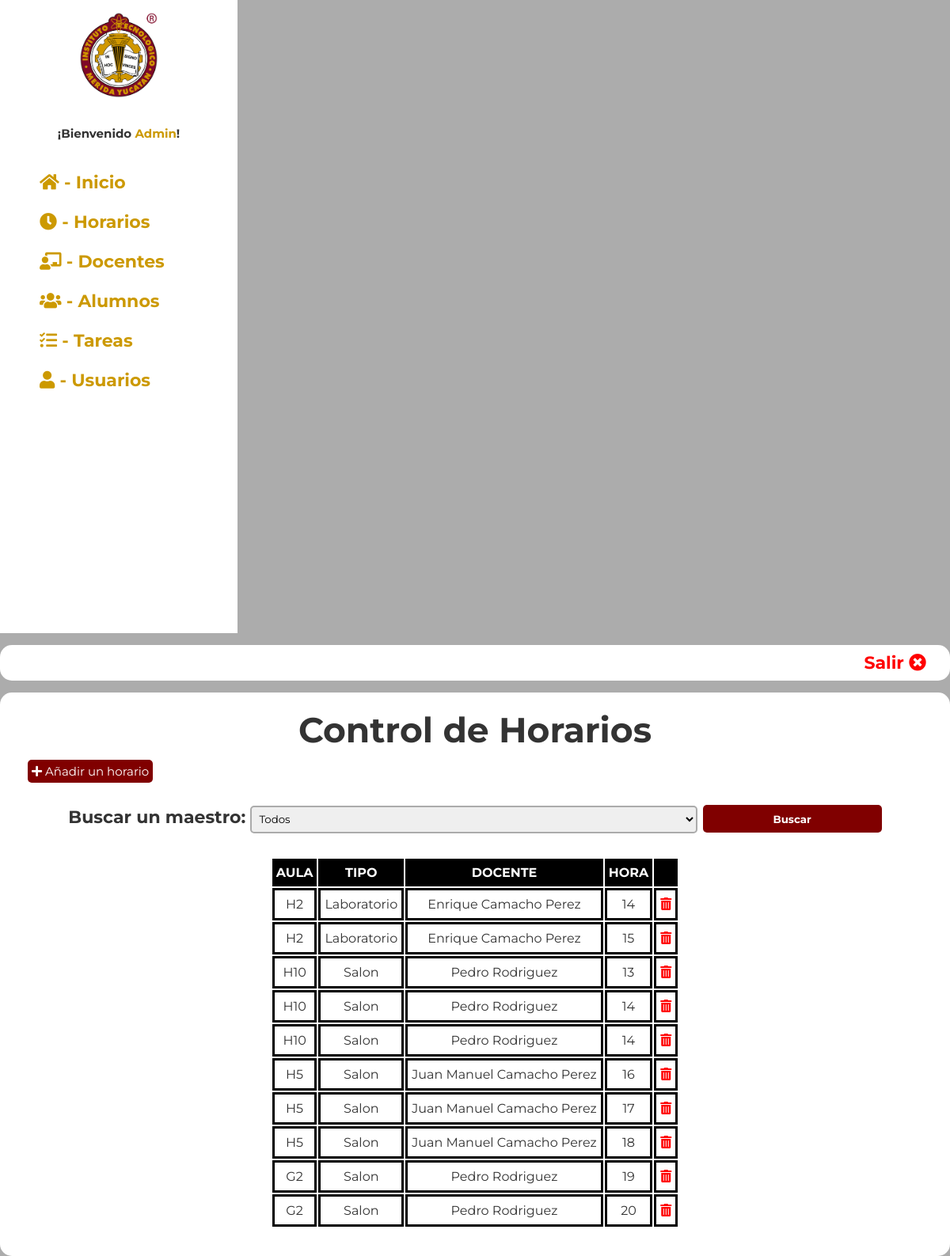
The page /admin/salones.php (signed in) on the database its author committed.
### tables this page shows
CREATE TABLE `lunes` (
  `id` int(5) NOT NULL,
  `aula` int(5) DEFAULT NULL,
  `maestro` int(5) DEFAULT NULL,
  `clima` varchar(255) DEFAULT NULL,
  `hora` int(11) DEFAULT NULL
);

CREATE TABLE `aulas` (
  `id_aula` int(5) NOT NULL,
  `aula` varchar(5) DEFAULT NULL,
  `tipo` varchar(50) DEFAULT NULL,
  `estado` varchar(255) DEFAULT NULL,
  `clima` varchar(255) DEFAULT NULL
);

CREATE TABLE `docentes` (
  `id_docente` int(5) NOT NULL,
  `nombres` varchar(255) DEFAULT NULL,
  `apellidos` varchar(255) DEFAULT NULL,
  `jefatura` varchar(255) DEFAULT NULL
);

### admin/salones.php (the view, shortened to what this page needs)
<!DOCTYPE html>
<html lang="en">
<head>
    <link rel="stylesheet" href="https://cdnjs.cloudflare.com/ajax/libs/font-awesome/5.15.4/css/all.min.css"/>
    <link rel="stylesheet" href="styles.css"/>
</head>
<body class="panel">
    <div class="contenedor">
        <?php include "menu_panel.php"?>
        <div class="cont_panel">
            <div class="header_panel">
                <a href="salir.php">Salir <i class="fas fa-times-circle"></i></a>
            </div>
            <div class="info_panel">
                <h1>Control de Horarios</h1>
                <br>
                <div class="cont_info">
                <a href="crear_horario.php" class="btn"><i class="fas fa-plus"></i> Añadir un horario</a><br><br>
                <form class="buscar" action="" method="get">
                    <label for="" class="bs_docente">Buscar un maestro:</label>
                    <select name="busca_docente" class="bs_docentes">
                        <option value="">Todos</option>
                    </select>
                    <button type="submit" name="buscar">Buscar</button>
                </form><br>
                <table class="tablaspanel">
                        <tr>
                            <th>AULA</th>
                            <th>TIPO</th>
                            <th>DOCENTE</th>
                            <th>HORA</th>
                            <th colspan="2"></th>
                        </tr>
                        <?php date_default_timezone_set('America/Mexico_City');
                            $dia_semana = 'lunes';
                            ?>
                        <?php require "conexion.php";
                        if (isset($_GET['buscar']) and $_GET['busca_docente']) {
                            $maestro = $_GET['busca_docente'];
                            $todos_datos = "SELECT * FROM $dia_semana
                            INNER JOIN aulas ON $dia_semana.aula = aulas.id_aula
                            INNER JOIN docentes ON $dia_semana.maestro = docentes.id_docente
                            WHERE nombres LIKE '%$maestro%'";
                        } else {
                            $todos_datos = "SELECT * FROM $dia_semana
                            INNER JOIN aulas ON $dia_semana.aula = aulas.id_aula
                            INNER JOIN docentes ON $dia_semana.maestro = docentes.id_docente";
                        }
                        $resultado = mysqli_query($conectar, $todos_datos);
                        while ($fila = mysqli_fetch_assoc($resultado)){
                        ?>
                            <tr>
                                <td>
                                    <?php echo $fila['aula']; ?>
                                </td>
                                <td><?php echo $fila['tipo']; ?></td>
                                <td><?php echo $fila['nombres']; ?> <?php echo $fila['apellidos']; ?></td>
                                <td><?php echo $fila['hora']; ?></td>
                                <td><a class="eliminar" href="#" onClick="validar('eliminar_aula.php?id=<?php echo $fila['id_aula']; ?>')"><i class="fas fa-trash-alt"></i></a></td>
                            </tr>
                        <?php }?>
                    </table>
                </div>
            </div>
        </div>
    </div>
</body>
</html>

### admin/styles.css (style rules this page uses)
* { margin: 0; padding: 0; box-sizing: border-box; font-family: 'Montserrat', sans-serif; }
:root { --color1: #800000; --color2: #c90; --color3: #999999; }
body { padding: 50px; font-family: Arial, Helvetica, sans-serif; font-size: 22px; line-height:25px; color: #333; margin: auto; }
.campos form input, button, select, textarea { width: 100%; height: 35px; margin: 5px 0; padding: 5px; color: #000000; border-radius: 5px; border: #ababab 2px solid; }
.btn { background-color: var(--color1); color: white; border: none; text-decoration: none; padding: 5px; border-radius: 5px; font-size: 15px; }
.header_panel { text-align: right; background-color: white; border-radius: 15px; padding: 10px; }
.header_panel a { color: red; font-weight: bold; text-decoration: none; margin-right: 20px; }
.panel { padding: 0; background-color: #acacac; }
.cont_panel { width: 1200px; margin-top: 15px; vertical-align: top; display: inline-block; }
.info_panel { text-align: center; padding: 35px; background-color: white; border-radius: 15px; margin-top: 15px; }
.cont_info { text-align: left; }
.tablaspanel { margin: auto; font-size: 16px; text-align: center; }
.tablaspanel td { border: black 3px solid; padding: 5px; }
.tablaspanel th { background-color: black; color: #fff; padding: 5px; }
.eliminar { color: red; }
.bs_docentes { width: 50%; }
.buscar { text-align: center; font-weight: bold; }
.buscar button { width: 20%; background-color: var(--color1); color: white; font-weight: bold; border: none; }

### rows shown on the page
lunes: aula.aula "H2", aula.tipo "Laboratorio", maestro.nombres "Enrique", maestro.apellidos "Camacho Perez", hora "14"
lunes: aula.aula "H2", aula.tipo "Laboratorio", maestro.nombres "Enrique", maestro.apellidos "Camacho Perez", hora "15"
lunes: aula.aula "H10", aula.tipo "Salon", maestro.nombres "Pedro", maestro.apellidos "Rodriguez", hora "13"
lunes: aula.aula "H10", aula.tipo "Salon", maestro.nombres "Pedro", maestro.apellidos "Rodriguez", hora "14"
lunes: aula.aula "H10", aula.tipo "Salon", maestro.nombres "Pedro", maestro.apellidos "Rodriguez", hora "14"
lunes: aula.aula "H5", aula.tipo "Salon", maestro.nombres "Juan Manuel", maestro.apellidos "Camacho Perez", hora "16"
lunes: aula.aula "H5", aula.tipo "Salon", maestro.nombres "Juan Manuel", maestro.apellidos "Camacho Perez", hora "17"
lunes: aula.aula "H5", aula.tipo "Salon", maestro.nombres "Juan Manuel", maestro.apellidos "Camacho Perez", hora "18"
lunes: aula.aula "G2", aula.tipo "Salon", maestro.nombres "Pedro", maestro.apellidos "Rodriguez", hora "19"
lunes: aula.aula "G2", aula.tipo "Salon", maestro.nombres "Pedro", maestro.apellidos "Rodriguez", hora "20"

### other values the page prints
$usuario "Admin"
